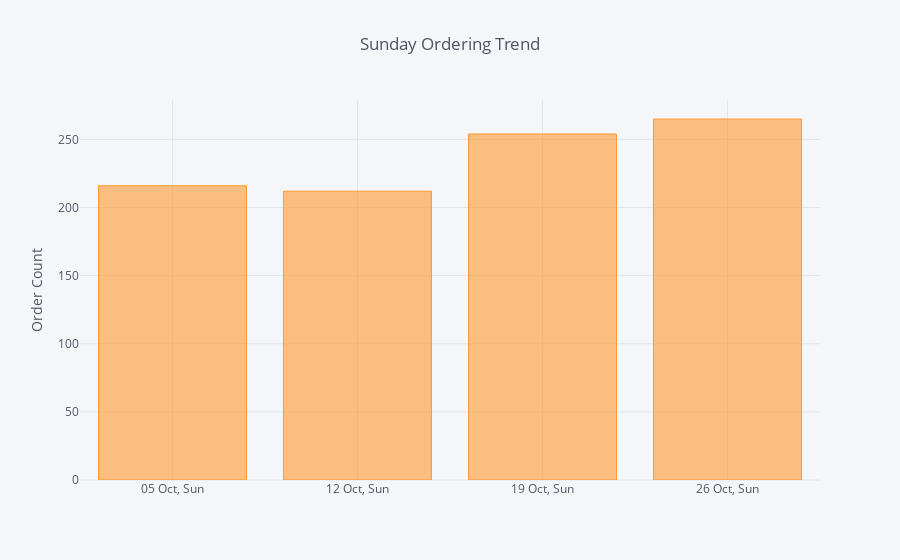

Notebook source saved alongside this figure:
### Code cell
df[df.delivery_start_day=='Sunday'].delivery_start_date.value_counts().sort_index().iplot( kind = 'bar',yTitle='Order Count', title = 'Sunday Ordering Trend')

### Figure 1 — Plotly figure (JSON) as saved in the notebook; plotly's stock layout.template omitted (floating-point values rounded to 4 significant figures)
{"data": [{"marker": {"color": "rgba(255, 153, 51, 0.6)", "line": {"color": "rgba(255, 153, 51, 1.0)", "width": 1}}, "name": "delivery_start_date", "orientation": "v", "text": "", "type": "bar", "uid": "d9d06777-4b02-4a59-96cc-922d528a8ad4", "x": ["05 Oct, Sun", "12 Oct, Sun", "19 Oct, Sun", "26 Oct, Sun"], "y": [216, 212, 254, 265]}], "layout": {"legend": {"bgcolor": "#F5F6F9", "font": {"color": "#4D5663"}}, "paper_bgcolor": "#F5F6F9", "plot_bgcolor": "#F5F6F9", "title": {"font": {"color": "#4D5663"}, "text": "Sunday Ordering Trend"}, "xaxis": {"gridcolor": "#E1E5ED", "showgrid": true, "tickfont": {"color": "#4D5663"}, "title": {"font": {"color": "#4D5663"}, "text": ""}, "zerolinecolor": "#E1E5ED"}, "yaxis": {"gridcolor": "#E1E5ED", "showgrid": true, "tickfont": {"color": "#4D5663"}, "title": {"font": {"color": "#4D5663"}, "text": "Order Count"}, "zerolinecolor": "#E1E5ED"}}}
